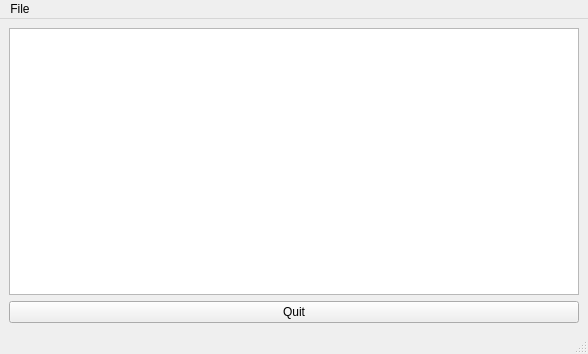
<?xml version="1.0" encoding="UTF-8"?>
<ui version="4.0">
 <class>Notepad</class>
 <widget class="QMainWindow" name="Notepad">
  <property name="geometry">
   <rect>
    <x>0</x>
    <y>0</y>
    <width>588</width>
    <height>354</height>
   </rect>
  </property>
  <property name="windowTitle">
   <string>Notepad</string>
  </property>
  <widget class="QWidget" name="centralwidget">
   <layout class="QVBoxLayout" name="verticalLayout">
    <item>
     <widget class="QTextEdit" name="textEdit"/>
    </item>
    <item>
     <widget class="QPushButton" name="quitButton">
      <property name="text">
       <string>Quit</string>
      </property>
     </widget>
    </item>
   </layout>
  </widget>
  <widget class="QMenuBar" name="menubar">
   <property name="geometry">
    <rect>
     <x>0</x>
     <y>0</y>
     <width>588</width>
     <height>21</height>
    </rect>
   </property>
   <widget class="QMenu" name="menuFile">
    <property name="title">
     <string>File</string>
    </property>
    <addaction name="actionOpen"/>
    <addaction name="actionSave"/>
   </widget>
   <addaction name="menuFile"/>
  </widget>
  <widget class="QStatusBar" name="statusbar"/>
  <action name="actionOpen">
   <property name="text">
    <string>Open</string>
   </property>
  </action>
  <action name="actionSave">
   <property name="text">
    <string>Save</string>
   </property>
  </action>
 </widget>
 <resources/>
 <connections/>
</ui>
